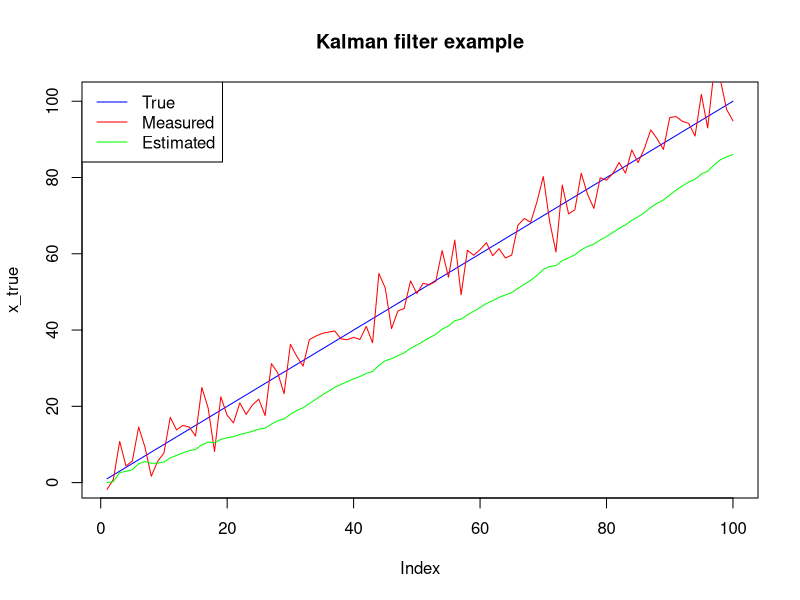

Reproduce this figure in R.
## ---- chunk 1
library(ggplot2)
## ---- chunk 2
# Generate some example data
set.seed(123)
n <- 100
x_true <- 1:n
x_meas <- x_true + rnorm(n, sd = 5)

# Define the Kalman filter function
kalman_filter <- function(x_meas, Q, R, x_init, P_init) {
  n <- length(x_meas)
  x_est <- rep(0, n)
  P_est <- rep(0, n)
  K <- rep(0, n)
  
  x_est[1] <- x_init
  P_est[1] <- P_init
  
  for (i in 2:n) {
    # Predict step
    x_pred <- x_est[i-1]
    P_pred <- P_est[i-1] + Q
    
    # Update step
    K[i] <- P_pred / (P_pred + R)
    x_est[i] <- x_pred + K[i] * (x_meas[i] - x_pred)
    P_est[i] <- (1 - K[i]) * P_pred
  }
  
  return(list(x_est = x_est, P_est = P_est, K = K))
}

# Define the parameters of the filter
Q <- 0.1
R <- 25
x_init <- 0
P_init <- 10

# Apply the filter to the example data
kf_result <- kalman_filter(x_meas, Q, R, x_init, P_init)

# kf_result

# Plot the results
plot(x_true, type = 'l', col = 'blue', ylim = c(0, n+1), main = 'Kalman filter example')
lines(x_meas, col = 'red')
lines(kf_result$x_est, col = 'green')
legend('topleft', legend = c('True', 'Measured', 'Estimated'), col = c('blue', 'red', 'green'), lty = 1)


